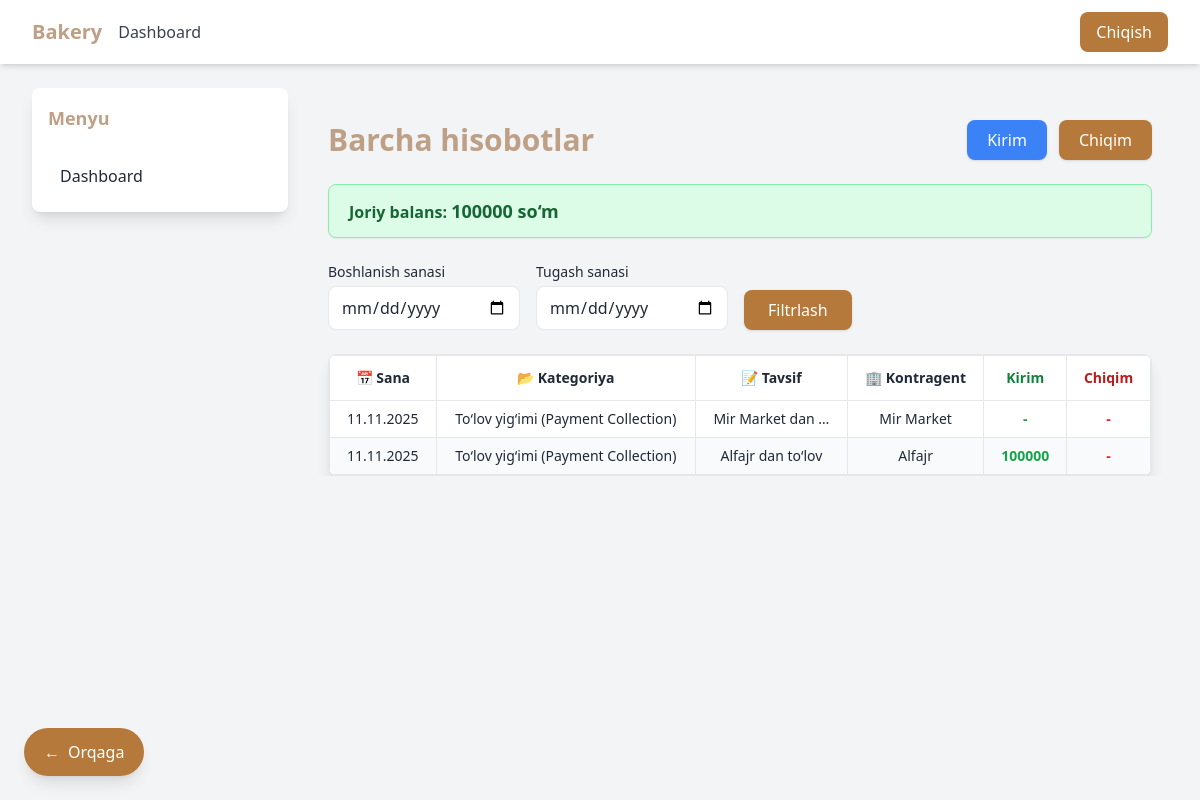
Before: /reports/all/ with the older database file.
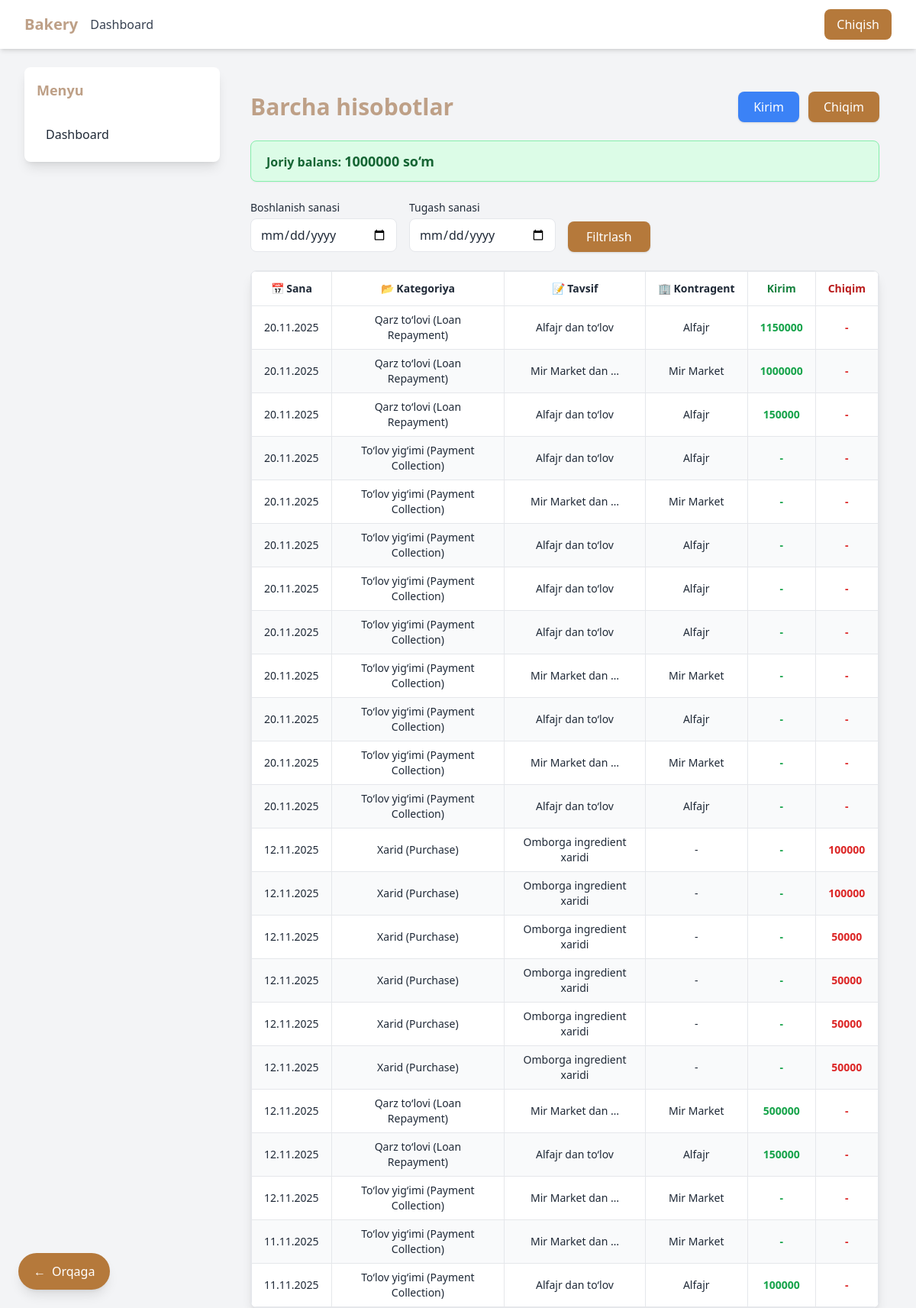
After: the same page with the newer database file.
### reports/models.py (models this page shows, shortened)
class BakeryBalance(models.Model):
    amount = models.DecimalField(max_digits=15, decimal_places=2, default=0)
    updated_at = models.DateTimeField(auto_now=True)
    @classmethod
    def get_instance(cls):
        obj, _ = cls.objects.get_or_create(id=1, defaults={"amount": Decimal("0.00")})
        return obj

class Purchase(models.Model):
    category = models.ForeignKey(Category, on_delete=models.CASCADE, null=True, blank=True)
    item_name = models.CharField(max_length=255, verbose_name="Nomi")
    unit_price = models.DecimalField(max_digits=12, decimal_places=2, verbose_name="Narxi (so‘mda)")
    purchase_date = models.DateField(default=timezone.now, verbose_name="Sana")
    notes = models.TextField(blank=True, null=True, verbose_name="Izoh")
    created_at = models.DateTimeField(auto_now_add=True)
    class Meta:
        ordering = ["-purchase_date"]
        verbose_name = "Xarid"
        verbose_name_plural = "Xaridlar"

### shops/models.py (models this page shows, shortened)
class Shop(models.Model):
    name = models.CharField(max_length=200)
    owner_name = models.CharField(max_length=150, blank=True, null=True)
    phone = models.CharField(max_length=20, blank=True, null=True)
    address = models.TextField(blank=True, null=True)
    region = models.ForeignKey(Region, on_delete=models.CASCADE, related_name="shops")
    loan_balance = models.DecimalField(
        max_digits=10, decimal_places=2, default=0,
        help_text="Shop’s outstanding debt (qarzdorlik)"
    )
    class Meta:
        verbose_name = "Do‘kon"
        verbose_name_plural = "Do‘konlar"

### dashboard/models.py (models this page shows, shortened)
class Payment(models.Model):
    PAYMENT_TYPE_CHOICES = [
        ("collection", "Collection (driver)"),
        ("repayment", "Loan Repayment"),
        ("other", "Other"),
    ]
    order = models.ForeignKey("orders.Order", null=True, blank=True, on_delete=models.SET_NULL)
    shop = models.ForeignKey("shops.Shop", null=True, blank=True, on_delete=models.SET_NULL)
    amount = models.DecimalField(max_digits=12, decimal_places=2)
    payment_type = models.CharField(max_length=20, choices=PAYMENT_TYPE_CHOICES, default="collection")
    collected_by = models.ForeignKey(settings.AUTH_USER_MODEL, null=True, blank=True, on_delete=models.SET_NULL)
    notes = models.TextField(blank=True, null=True)
    date = models.DateTimeField(auto_now_add=True)

class LoanRepayment(models.Model):
    shop = models.ForeignKey(Shop, on_delete=models.CASCADE)
    amount = models.DecimalField(max_digits=12, decimal_places=2)
    date = models.DateTimeField(auto_now_add=True)

### reports/views.py (the view, shortened to what this page needs)
# urls.py: path('all/', views.all_reports, name='all_reports'),
def all_reports(request):
    start_date = request.GET.get("start_date")
    end_date = request.GET.get("end_date")
    purchases = Purchase.objects.all()
    repayments = LoanRepayment.objects.all()
    payments = Payment.objects.filter(payment_type="collection")
    salary_payments = SalaryPayment.objects.all()
    if start_date:
        purchases = purchases.filter(purchase_date__gte=start_date)
        repayments = repayments.filter(date__gte=start_date)
        payments = payments.filter(date__gte=start_date)
        salary_payments = salary_payments.filter(created_at__date__gte=start_date)
    if end_date:
        purchases = purchases.filter(purchase_date__lte=end_date)
        repayments = repayments.filter(date__lte=end_date)
        payments = payments.filter(date__lte=end_date)
        salary_payments = salary_payments.filter(created_at__date__lte=end_date)
    reports = []
    for p in purchases:
        reports.append({
            "date": p.purchase_date,
            "category": "Xarid (Purchase)",
            "description": p.notes or p.item_name,
            "counterparty": "-",
            "income": None,
            "expense": p.unit_price or Decimal("0"),
        })
    for r in repayments:
        reports.append({
            "date": r.date,
            "category": "Qarz to‘lovi (Loan Repayment)",
            "description": f"{r.shop.name} dan to‘lov",
            "counterparty": r.shop.name,
            "income": r.amount or Decimal("0"),
            "expense": None,
        })
    for pay in payments:
        reports.append({
            "date": pay.date,
            "category": "To‘lov yig‘imi (Payment Collection)",
            "description": f"{pay.shop.name} dan to‘lov",
            "counterparty": pay.shop.name,
            "income": pay.amount or Decimal("0"),
            "expense": None,
        })
    for r in reports:
        if isinstance(r["date"], datetime):
            r["date"] = r["date"].date()
    reports.sort(key=lambda x: x["date"], reverse=True)
    current_balance = BakeryBalance.get_instance().amount
    return render(request, "reports/all_reports.html", {
        "reports": reports,
        "current_balance": current_balance,
    })

### reports/templates/reports/all_reports.html
{% extends "base.html" %}
{% block content %}
<div class="container mx-auto px-4 mt-8">
    <div class="flex justify-between items-center mb-6">
        <h1 class="text-3xl font-bold text-primary flex items-center gap-2">
            Barcha hisobotlar
        </h1>
        <div class="flex gap-3">
            <a href="{% url 'dashboard:loan_repayment' %}"
               class="bg-blue-500 hover:bg-blue-600 text-white px-5 py-2 rounded-lg shadow transition flex items-center gap-2">
                Kirim
            </a>
            <a href="{% url 'reports:purchase_create' %}"
               class="bg-primary hover:bg-secondary text-white px-5 py-2 rounded-lg shadow transition flex items-center gap-2">
                Chiqim
            </a>
        </div>
    </div>
    <div class="bg-green-100 border border-green-300 text-green-800 px-5 py-3 rounded-lg mb-6 shadow-sm">
            <span class="font-semibold">Joriy balans:</span>
        <span class="text-lg font-bold">{{ current_balance|floatformat:0 }} so‘m</span>
    </div>
    <form method="get" class="mb-6 flex flex-wrap items-end gap-4">
        <div>
            <label class="block text-sm font-medium mb-1">Boshlanish sanasi</label>
            <input type="date" name="start_date" value="{{ request.GET.start_date }}"
                   class="border rounded-lg px-3 py-2 w-48 focus:ring-2 focus:ring-primary">
        </div>
        <div>
            <label class="block text-sm font-medium mb-1">Tugash sanasi</label>
            <input type="date" name="end_date" value="{{ request.GET.end_date }}"
                   class="border rounded-lg px-3 py-2 w-48 focus:ring-2 focus:ring-primary">
        </div>
        <div>
            <button type="submit"
                    class="bg-primary hover:bg-secondary text-white px-6 py-2 rounded-lg shadow transition">
                Filtrlash
            </button>
        </div>
    </form>
    <div class="bg-white shadow-lg rounded-lg border overflow-hidden">
        <div class="overflow-x-auto">
            <table class="w-full border-collapse text-sm">
                <thead class="bg-secondary text-gray-800">
                    <tr>
                        <th class="px-2 md:px-4 py-3 border text-center whitespace-nowrap text-xs md:text-sm">📅 Sana</th>
                        <th class="px-2 md:px-4 py-3 border text-center whitespace-nowrap text-xs md:text-sm hidden sm:table-cell">📂 Kategoriya</th>
                        <th class="px-2 md:px-4 py-3 border text-center whitespace-nowrap text-xs md:text-sm">📝 Tavsif</th>
                        <th class="px-2 md:px-4 py-3 border text-center whitespace-nowrap text-xs md:text-sm hidden md:table-cell">🏢 Kontragent</th>
                        <th class="px-2 md:px-4 py-3 border text-center text-green-700 whitespace-nowrap text-xs md:text-sm">Kirim</th>
                        <th class="px-2 md:px-4 py-3 border text-center text-red-700 whitespace-nowrap text-xs md:text-sm">Chiqim</th>
                    </tr>
                </thead>
                <tbody>
                    {% for r in reports %}
                    <tr class="hover:bg-primary/10 even:bg-gray-50 transition">
                        <td class="px-2 md:px-4 py-2 border text-center whitespace-nowrap text-xs md:text-sm">{{ r.date|date:"d.m.Y" }}</td>
                        <td class="px-2 md:px-4 py-2 border text-center text-xs md:text-sm hidden sm:table-cell">{{ r.category }}</td>
                        <td class="px-2 md:px-4 py-2 border text-center text-xs md:text-sm">{{ r.description|truncatewords:3 }}</td>
                        <td class="px-2 md:px-4 py-2 border text-center text-xs md:text-sm hidden md:table-cell">{{ r.counterparty }}</td>
                        <td class="px-2 md:px-4 py-2 border text-center text-green-600 font-semibold whitespace-nowrap text-xs md:text-sm">
                            {% if r.income %}{{ r.income|floatformat:0 }}{% else %}-{% endif %}
                        </td>
                        <td class="px-2 md:px-4 py-2 border text-center text-red-600 font-semibold whitespace-nowrap text-xs md:text-sm">
                            {% if r.expense %}{{ r.expense|floatformat:0 }}{% else %}-{% endif %}
                        </td>
                    </tr>
                    {% empty %}
                    <tr>
                        <td colspan="6" class="text-center py-6 text-gray-500">
                            📭 Ma'lumotlar mavjud emas
                        </td>
                    </tr>
                    {% endfor %}
                </tbody>
            </table>
        </div>
    </div>
</div>
{% endblock %}

### templates/base.html (shortened to what this page needs)
<!DOCTYPE html>
<html lang="uz">
<head>
  <script src="https://cdn.tailwindcss.com"></script>
</head>
<body class="bg-gray-100 font-sans text-gray-800">
  <nav id="navbar" class="bg-white shadow-md">
    <div class="max-w-7xl mx-auto px-4 sm:px-6 lg:px-8">
      <div class="flex justify-between h-16 items-center">
        <div class="flex items-center space-x-4">
          <a href="{% url 'dashboard:dashboard' %}" class="text-primary text-xl font-bold whitespace-nowrap">Bakery</a>
          <div class="hidden md:flex space-x-4">
            {% if request.user.role == 'viewer' %}
              <a href="{% url 'viewer_dashboard' %}" class="text-gray-700 hover-text-primary-dark">Dashboard</a>
            {% else %}
              <a href="{% url 'dashboard:dashboard' %}" class="text-gray-700 hover-text-primary-dark">Dashboard</a>
            {% endif %}
          </div>
        </div>
        <div class="flex items-center space-x-3">
          {% if request.resolver_match.url_name != 'login' %}
            <a href="{% url 'logout' %}" class="bg-primary hover-bg-primary-dark text-white px-4 py-2 rounded-lg transition whitespace-nowrap">Chiqish</a>
          {% endif %}
        </div>
      </div>
    </div>
  </nav>
  <div class="max-w-7xl mx-auto mt-6 px-4 sm:px-6 lg:px-8 flex flex-col lg:flex-row gap-6 items-start">
    <aside id="sidebar"
      class="hidden lg:flex flex-col flex-shrink-0 w-full lg:w-64 bg-white shadow-lg rounded-lg p-4 space-y-2 transition-all duration-300 ease-in-out">
      <h2 class="text-lg font-bold text-primary mb-4">Menyu</h2>
      {% if request.user.role == 'viewer' %}
        <a href="{% url 'viewer_dashboard' %}" class="block px-3 py-2 rounded-lg hover-bg-primary-dark transition">Dashboard</a>
      {% else %}
        <a href="{% url 'dashboard:dashboard' %}" class="block px-3 py-2 rounded-lg hover-bg-primary-dark transition">Dashboard</a>
      {% endif %}
    </aside>
    <main class="flex-1 flex flex-col w-full overflow-hidden scroll-smooth">
      {% block content %}{% endblock %}
    </main>
  </div>
  {% if request.resolver_match.url_name != 'dashboard' %}
  <button onclick="history.back()"
    class="back-button bg-primary hover-bg-primary-dark text-white px-5 py-3 rounded-full shadow-lg transition flex items-center space-x-2">
    <span>←</span>
    <span class="hidden sm:inline">Orqaga</span>
  </button>
  {% endif %}
</body>
</html>

### templates/base.html (style rules this page uses)
.bg-primary { background-color: #b5793b; }
.text-primary { color: #bea087; }
html { scroll-behavior: smooth; }
body { max-width: 100%; overflow-x: auto; }
body { padding-top: 64px; }
nav { position: fixed; top: 0; left: 0; width: 100%; background: rgba(255,255,255,0.95); backdrop-filter: blur(6px); transition: transform 0.28s cubic-bezier(.2,.9,.2,1), box-shadow 0.2s; z-index: 1100; will-change: transform; }
.back-button { position: fixed; bottom: 24px; left: 24px; z-index: 1000; }

Changed rows visible on the page:
changed BakeryBalance: amount "100000" → "1000000"
added LoanRepayment: income "1150000"
added LoanRepayment: income "1000000"
added LoanRepayment: income "150000"
added Purchase: date "12.11.2025", description "Omborga ingredient xaridi", expense "100000"
added Purchase: date "12.11.2025", description "Omborga ingredient xaridi", expense "100000"
added Purchase: date "12.11.2025", description "Omborga ingredient xaridi", expense "50000"
added Purchase: date "12.11.2025", description "Omborga ingredient xaridi", expense "50000"
added Purchase: date "12.11.2025", description "Omborga ingredient xaridi", expense "50000"
added Purchase: date "12.11.2025", description "Omborga ingredient xaridi", expense "50000"
added LoanRepayment: income "500000"
added LoanRepayment: income "150000"
Other visible differences:
new list line: "20.11.2025 Qarz to‘lovi (Loan Repayment) Alfajr dan to‘lov -"
new list line: "Alfajr"
new list line: "20.11.2025 Qarz to‘lovi (Loan Repayment) Mir Market dan … -"
new list line: "Mir Market"
new list line: "20.11.2025 To‘lov yig‘imi (Payment Collection) Alfajr dan to‘lov - -"
new list line: "20.11.2025 To‘lov yig‘imi (Payment Collection) Mir Market dan … - -"
new list line: "Xarid (Purchase) - -"
new list line: "12.11.2025 Qarz to‘lovi (Loan Repayment) Mir Market dan … -"
new list line: "12.11.2025 Qarz to‘lovi (Loan Repayment) Alfajr dan to‘lov -"
new list line: "12.11.2025 To‘lov yig‘imi (Payment Collection) Mir Market dan … - -"
